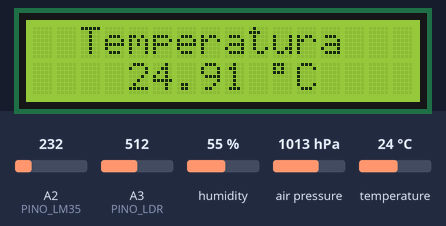
This sketch was run on a simulated Arduino Uno, built with avr-gcc and run on an emulated ATmega328P. On the bench: 16×2 character LCD. The test bench sets the inputs (shaded band); at power-on: humidity 55 %, air pressure 1013 hPa, A2 (PINO_LM35) = 232, A3 (PINO_LDR) = 512, temperature 24 °C.

Above: at 10.3 s.
10.4 s: humidity set to 22 %
At 15.4 s:
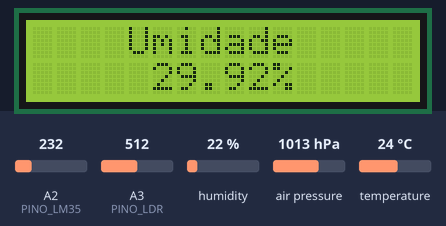
20.9 s: air pressure set to 952 hPa
At 22.0 s:
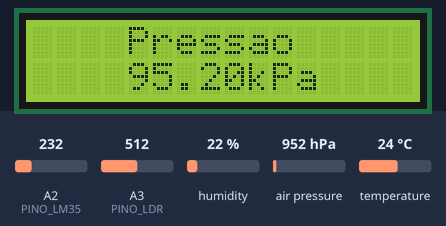
31.2 s: A2 (PINO_LM35) set to 250
At 35.8 s:
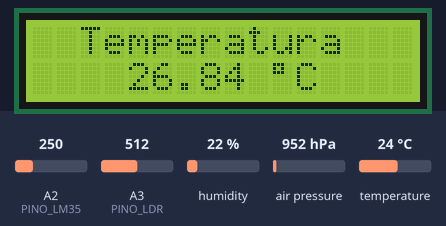
41.5 s: humidity set to 40 %
At 42.6 s:
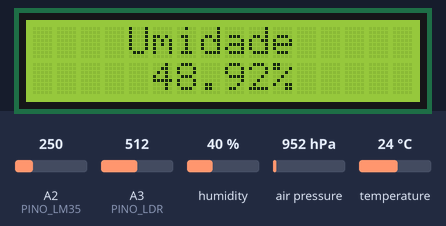
46.7 s: A3 (PINO_LDR) set to 716
At 56.3 s:
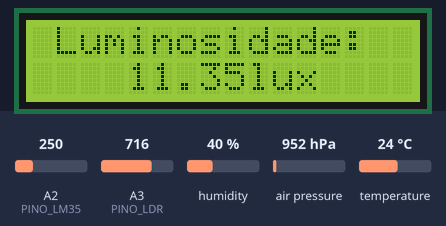
56.9 s: A2 (PINO_LM35) set to 266
At 61.9 s:
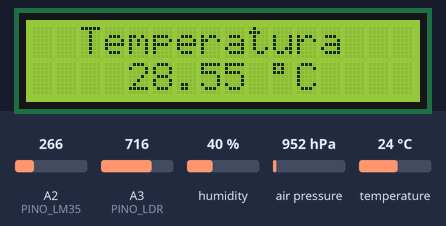
Timing chart, 0 to 63.4 s (numbered marks = the images above; inputs shaded):
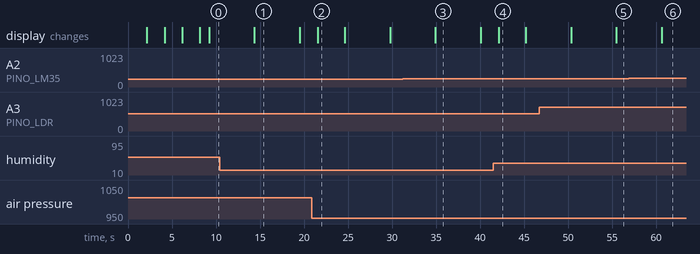

Measured:
- after the input at 41.5 s, the display: changes after 0.62 s (image 4)
- what the display in image 1 shows lasts 5.1 s, from 14.4 s to 19.5 s
- what the display in image 2 shows lasts 3.1 s, from 21.5 s to 24.6 s

The sketch:

sketch.ino
```cpp
#include <LiquidCrystal_I2C.h>
#include <Adafruit_BMP280.h>
#include <DHT.h>

// Configurações DHT 22
#define PINO_DHT 2
#define TIPO_DHT DHT22
DHT dht(PINO_DHT, TIPO_DHT);
float umidade_dht;
float temperatura_dht;

/*
  Função que recebe a leitura do DHT e retorna
  o valor calibrado
*/
float calibracaoDHT (float leitura) {
  return leitura * 1.05570549 + 6.690405197;
}

// Configurações BMP280
#define ADDR_BMP 0x76
Adafruit_BMP280 bmp;
float pressao_bmp;
float altitude_bmp;

// Configurações LM35
#define PINO_LM35 A2
float leitura_lm35;
float temperatura_lm35;

/*
  Função que recebe a leitura de 10 bits (0-1023) do LM35
  e retorna a medição de temperatura calibrada
*/
float calibracaoLM35 (float leitura) {
  float voltagem = leitura * (1.1/1023.0);
  return voltagem * 99.62571869 + 0.057542347;
}

// Configurações LDR
#define PINO_LDR A3
float leitura_ldr;

// Configurações LCD
LiquidCrystal_I2C lcd(0x27,16,2);

/*
  Função que recebe uma string e a largura máxima do display,
  retornando uma nova string com espaços na frente pra que
  o texto fique centralizado no LCD
*/
String center(String texto, int maxW) {
  int spacesBefore = (maxW - texto.length()) / 2;
  String str = "";
  int count = 0;
  while (count != spacesBefore) {
    str += " ";
    count++;
  }
  return str + texto;
}

/*
  Função que recebe duas strings, limpa a tela e
  imprime uma string em cada linha do LCD.
*/
void imprimeLcd(String linha1, String linha2) {
  lcd.clear();
  lcd.setCursor(0, 0);
  lcd.print(center(linha1, 16));
  lcd.setCursor(0, 1);
  lcd.print(center(linha2, 16));
}

void setup() {
  // Ajustando a referência de voltagem do ADC
  analogReference(INTERNAL);

  // Inicializando bibliotecas dos sensores que precisam
  dht.begin();
  bmp.begin(ADDR_BMP);

  // Inicializando o LCD e ligando a luz de fundo
  lcd.init();
  lcd.setBacklight(HIGH);

  // Tela inicial
  imprimeLcd("InstruMed", "Insper 2021.1");
  delay(2000);
  imprimeLcd("Camila", "Bernardi");
  delay(2000);
  imprimeLcd("Gabriela", "Albuquerque");
  delay(2000);
  imprimeLcd("Pedro", "Fracassi");
  delay(2000);
  lcd.clear();
  delay(1000);
}

void loop() {
  /*
    Utilizamos whiles pra exibir a medição durante 5 segundos,
    atualizando-a a cada segundo (delay de 1000 milissegundos * 5 vezes).

    Essa estrutura é repetida várias vezes, uma para cada medição
    diferente que exibimos no LCD.
  */

  int count = 0;

  // Temperatura do LM35
  while (count < 5) {
    leitura_lm35 = analogRead(PINO_LM35);
    temperatura_lm35 = calibracaoLM35(leitura_lm35);
    imprimeLcd("Temperatura", String(temperatura_lm35) + " " + (char)223 + "C");
    delay(1000);
    count = count + 1;
  }

  count = 0; // Zeramos o contador do loop pra utilizá-lo novamente no próximo while

  // Humidade do DHT22
  while (count < 5) {
    umidade_dht = calibracaoDHT(dht.readHumidity());
    imprimeLcd("Umidade", String(umidade_dht) + "%");
    delay(1000);
    count = count + 1;
  }

  count = 0;

  // Pressão do BMP280
  while (count < 5) {
    pressao_bmp = bmp.readPressure();
    imprimeLcd("Pressao", String(pressao_bmp/1000) + "kPa");
    delay(1000);
    count = count + 1;
  }

  count = 0;

  // Altitude do BMP280
  while (count < 5) {
    altitude_bmp = bmp.readAltitude();
    imprimeLcd("Altitude", String(altitude_bmp) + "m");
    delay(1000);
    count = count + 1;
  }

  count = 0;

  // Luminosidade do LDR
  while (count < 5) {
    leitura_ldr = analogRead(PINO_LDR);
    float luminosidade = pow(10, 7.934 - 1.523*log10(10000*((3.3-(leitura_ldr*1.1/1023.0)))/(leitura_ldr*1.1/1023.0)));
    imprimeLcd("Luminosidade:", String(luminosidade) + "lux");
    delay(1000);
    count = count + 1;
  }
}
```
